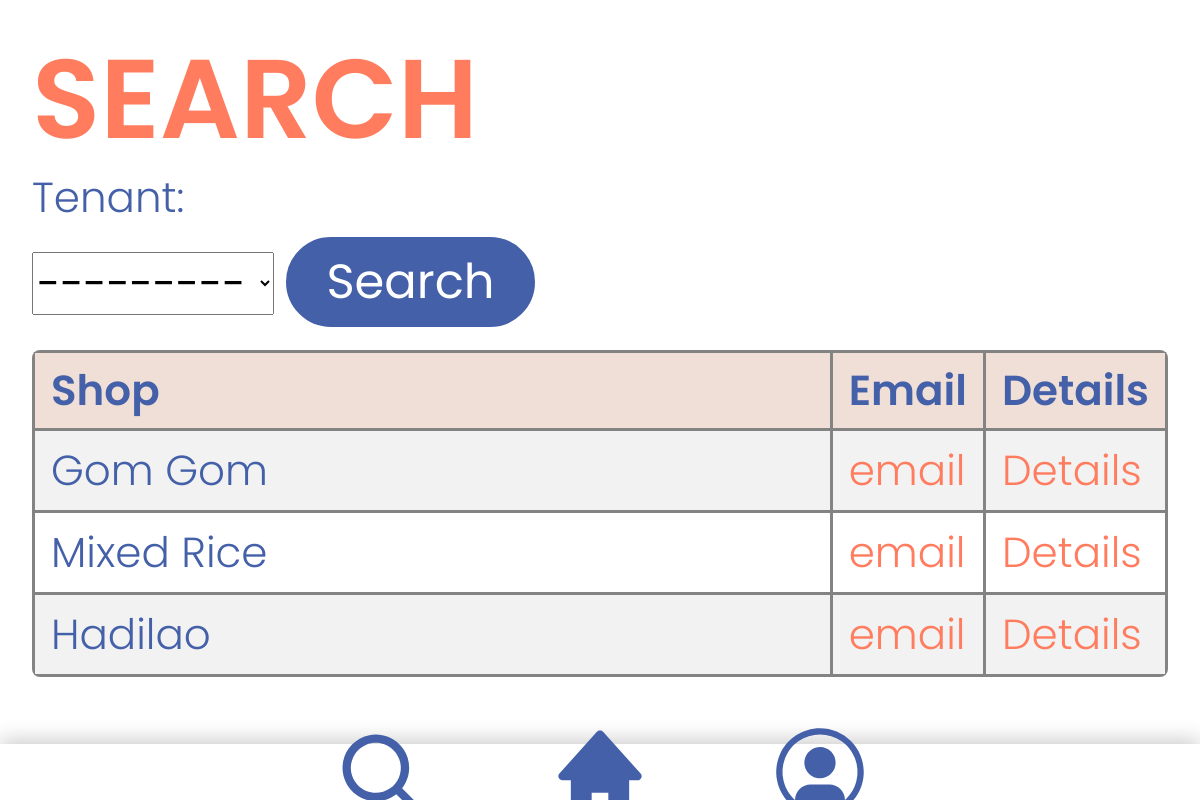
The page /search/ (signed in) on the database as committed earlier.
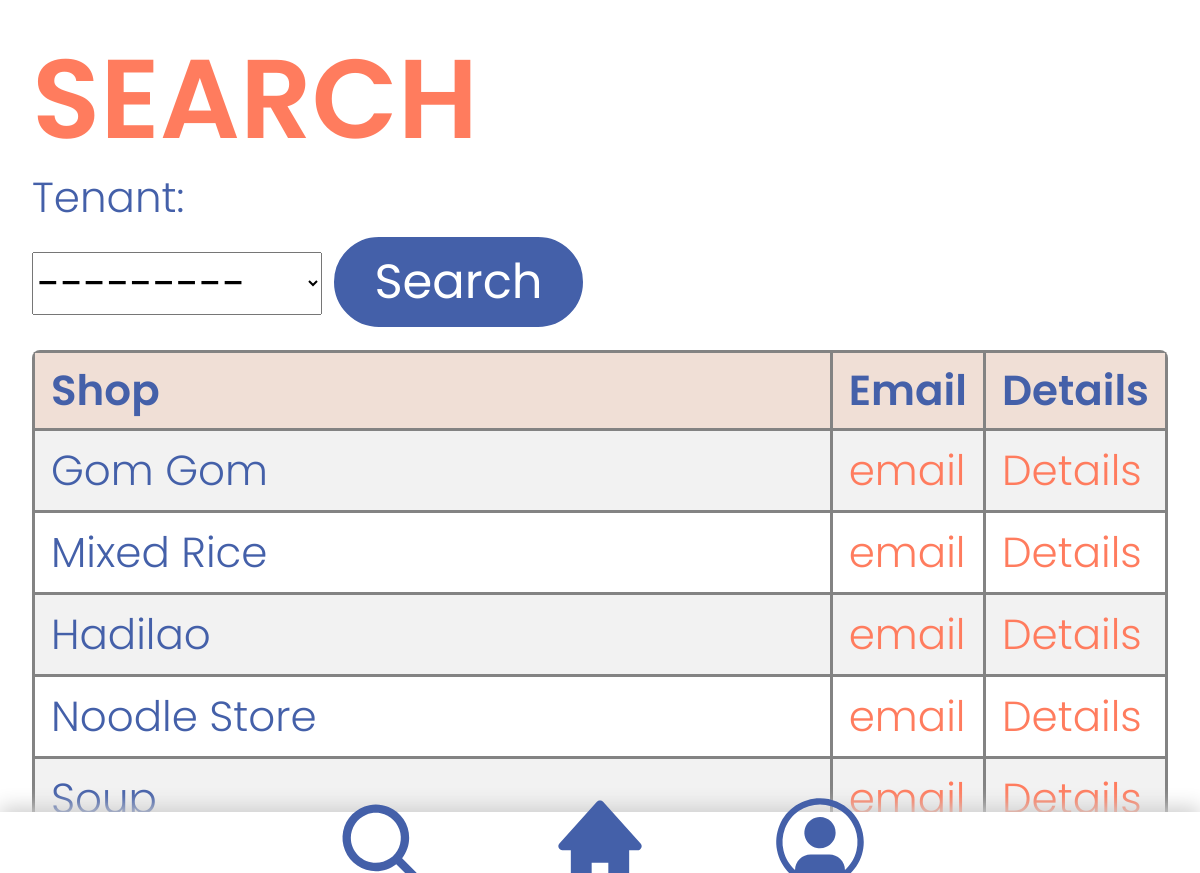
The same page on the database as committed later.
### accounts/models.py (models this page shows, shortened)
class Audit(models.Model):
    STATUS = (
        ('Pending', 'Pending'),
        ('Pass', 'Pass'),
        ('Fail', 'Fail'),
    )
    date_audited = models.DateTimeField(auto_now_add=True)
    status = models.CharField(max_length=50, choices=STATUS)
    tenant = models.ForeignKey(Tenant, null=True, on_delete=models.SET_NULL)
    staff = models.ForeignKey(Staff, null=True, on_delete=models.SET_NULL)
    comment = models.TextField(blank=True)

class Tenant(models.Model):
    STATUS = (
        ('Pending', 'Pending'),
        ('Pass', 'Pass'),
        ('Fail', 'Fail'),
    )
    name = models.CharField(max_length=100)
    status = models.CharField(max_length=50, choices=STATUS, blank=True)
    category = models.CharField(max_length=100)
    date_created = models.DateTimeField(auto_now_add=True)
    description = models.CharField(max_length=100, blank=True)
    actual_img = models.ImageField(upload_to ='images/')
    def __str__(self):
        return self.name

### accounts/decorators.py (the view)
	def wrapper_function(request, *args, **kwargs):
		group = None
		if request.user.groups.exists():
			group = request.user.groups.all()[0].name
		if group == 'tenant':
			return redirect('user-page')
		if group == 'admin':
			return view_func(request, *args, **kwargs)

### accounts/views.py (called while the page is built)
@login_required(login_url='login')
@admin_only
def search(request):
    audits = Audit.objects.all()
    myFilter = AuditFilter(request.GET, queryset=audits)
    audits = myFilter.qs
    context = {'audits': audits, 'myFilter': myFilter}
    return render(request, 'accounts/search.html', context)

### accounts/templates/accounts/search.html (shortened to what this page needs)
{% extends 'accounts/main.html' %}
{% load static %}
{% block content %}
<!DOCTYPE html>
<html>
  <head>
  </head>
  <body>
    <h1>SEARCH</h1>
    <form method="get"> {{ myFilter.form}}
      <button class="searchButton" type="submit">Search</button>
    </form>
    <table>
      <tr>
        <th>Shop</th>
        <th>Email</th>
        <th>Details</th>
      </tr>
      {% for t in audits %}
      <tr>
        <td>{{t.tenant.name}}</td>
        <td><a class="updateButton" href="{% url 'plain_email' %}">email</a></td>
         <td><a class="updateButton" href="{% url 'tenantsDetail' t.pk %}">Details</a></td>
      </tr>
      {% endfor %}
    </table>
  </body>
</html>
{% endblock %}

### accounts/templates/accounts/main.html (shortened to what this page needs)
{% load static %}
<!DOCTYPE html>
<html>
  <head>
    <link
      rel="stylesheet"
      href="https://stackpath.bootstrapcdn.com/bootstrap/4.3.1/css/bootstrap.min.css"
    />
    <link
      rel="stylesheet"
      type="text/css"
      href="{% static '/CSS/index.css' %}"
    />
  </head>
  <body>
    {% include 'accounts/navbar.html' %} {% block content %} {% endblock %}
  </body>
</html>

### accounts/templates/accounts/navbar.html (shortened to what this page needs)
{% load static %}
<!DOCTYPE html>
<html>
  <head>
    <link rel="stylesheet" href="{% static 'CSS/Navbar.css' %}" />
    <link rel="stylesheet" href="{% static 'CSS/index.css' %}" />
  </head>
</html>
<body>
  <div class="NavbarItems">
    <ul class="MenuIcon">
        {% if request.user.is_staff %}
      <li class="icon">
        <a href="{% url 'search' %}">
          <img src="{% static 'images/searchIcon.svg' %}" width="100"
        /></a>
      </li>
      <li class="icon">
        <a href="{% url 'home' %}"
          ><img src="{% static 'images/homeIcon.svg' %}" width="100"
        /></a>
      </li>
      <li class="icon">
        <a href="{% url 'logout' %}"
          ><img src="{% static 'images/avatarIcon.svg' %}" width="100" />
        </a>
      </li>
        {% endif %}
    </ul>
  </div>
</body>

### static/CSS/index.css (style rules this page uses)
body { margin: 2rem; font-family: "Poppins", sans-serif; color: #4460a9; font-weight: 350; font-size: 3.5vw; height:90% }
.searchButton { border-style: solid; border-color: #4460a9; color: #fff; text-decoration: none; background-color: #4460a9; width: 22%; font-size: 4vw; font-family: "Poppins", sans-serif; margin-top: 0%; border-radius: 4rem; margin-bottom: 0rem; height: 90px; }
table { border-collapse: collapse; display: block; width: 100%; overflow-x: hidden; border-radius: 8px 8px 8px 8px; margin-top: 2%; }
table td, table th { border: 3px solid rgb(131, 131, 131); padding-left: 1rem; padding-right: 1rem; padding-bottom: 0.5rem; padding-top: 00.5rem; width: 100%; }
table tr:nth-child(even) { background-color: #f2f2f2; }
table th { padding-top: 6px; padding-bottom: 6px; text-align: left; background-color: #f0dfd6; font-weight: 550; }
h1 { margin-bottom: 0%; font-size: 7rem; color: #ff7c5e; font-weight: 600; display: block; width: 100%; margin-top: 0%; }
.updateButton { color: #ff7c5e; }
label { display: block; width: 100%; }

### static/CSS/Navbar.css (style rules this page uses)
body { margin: 15px; font-family: "Poppins", sans-serif; color: #4460a9; font-weight: 350; font-size: 3.5vw; }
ul { display: inline; list-style: none; padding: 0; margin-block-start: 0em; margin-block-end: 0em; margin-inline-start: 0px; margin-inline-end: 0px; padding-inline-start: 0%; }
ul > li { list-style: none; display: inline; margin: 0%; margin-block-start: 0%; }
.NavbarItems { background: white; height: 7%; width: 100%; left: 0%; justify-content: center; align-items: center; display: flex; position: fixed; bottom: 0%; box-shadow: 0px -5px 20px rgb(207, 207, 207); }
.MenuIcon { display: grid; grid-template-columns: repeat(3, auto); text-align: center; list-style: none; }
.icon { display: inline-block; padding-right: 60px; padding-left: 60px; }

Rows that differ between the two databases and show on the page:
added Audit: tenant.name "Noodle Store"
added Audit: tenant.name "Soup"
